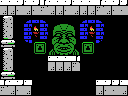

A level layout from a 2D game, rendered from its tile map. Below: a short description, then the map file with its tile-grid data intact:
An orthogonal 16x12 tile map with 8x8 px tiles, 1 tile layer (Tile Layer 1).

<map version="1.0" orientation="orthogonal" renderorder="right-down" width="16" height="12" tilewidth="8" tileheight="8" nextobjectid="1">
 <properties>
  <property name="down" value="hole" />
 </properties>
 <tileset firstgid="1" name="tiles" tilewidth="8" tileheight="8" tilecount="256" columns="16">
  <image source="tiles.png" width="128" height="128" />
 </tileset>
 <layer name="Tile Layer 1" width="16" height="12">
  <data encoding="csv">
156,156,247,156,247,151,156,156,247,156,156,156,151,156,247,247,
152,152,153,152,153,153,152,152,153,152,152,152,153,152,153,153,
196,197,1,108,109,110,1,1,1,1,108,109,110,1,1,1,
212,213,1,111,99,111,33,34,35,36,111,99,111,1,1,1,
228,229,1,111,89,111,49,50,51,52,111,89,111,1,1,1,
244,245,1,105,69,70,65,66,67,68,69,70,107,1,1,1,
196,197,1,1,85,86,81,82,83,84,85,86,1,1,1,1,
212,213,1,1,1,1,156,156,156,151,1,1,1,1,1,1,
228,229,1,1,1,1,152,152,152,153,1,1,1,1,1,1,
244,245,1,1,1,1,1,1,1,1,1,1,1,1,1,1,
151,156,247,156,1,1,1,1,1,1,1,1,156,247,247,156,
153,152,153,152,1,1,1,1,1,1,1,1,152,153,153,152
</data>
 </layer>
 <objectgroup name="objects" />
</map>
